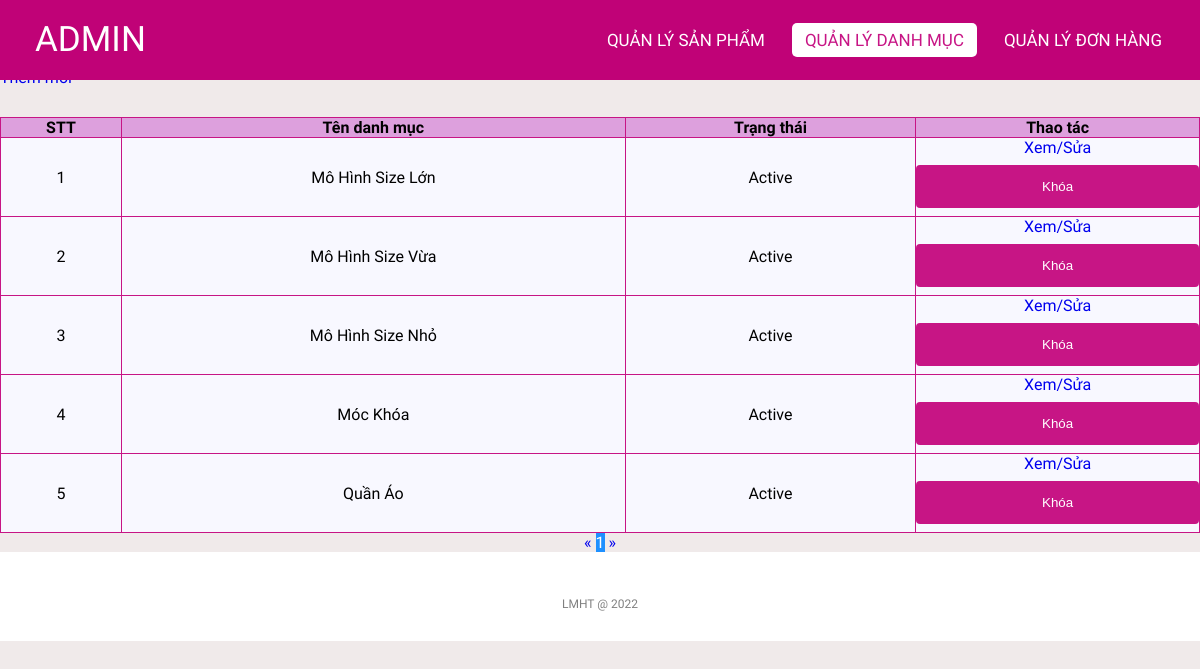
/admin/categoriesList.php?page=1 (signed in), run on the app's committed database.
### tables this page shows
CREATE TABLE `categories` (
  `id` int(11) NOT NULL,
  `name` varchar(255) NOT NULL,
  `status` tinyint(4) NOT NULL DEFAULT 1
);

### lib/database.php (called while the page is built, shortened)
<?php
class Database extends PDO
{
  public $host   = DB_HOST;
  public $user   = DB_USER;
  public $pass   = DB_PASS;
  public $dbname = DB_NAME;
  public $link;
  private function connectDB()
  {
    $this->link = new mysqli(
      $this->host,
      $this->user,
      $this->pass,
      $this->dbname
    );
  }
  public function select($query)
  {
    $result = $this->link->query($query);
    if ($result->num_rows > 0) {
      return $result;
    } else {
      return false;
    }
  }
}

### classes/categories.php (called while the page is built, shortened)
<?php
$filepath = realpath(dirname(__FILE__));
include_once($filepath . '/../lib/database.php');
?>
<?php
class categories
{
    private $db;
    public function __construct()
    {
        $this->db = new Database();
    }
    public function getAllAdmin($page = 1, $total = 8)
    {
        $tmp = ($page - 1) * $total;
        $query = "SELECT * FROM categories limit $tmp,$total";
        $result = $this->db->select($query);
        return $result;
    }
    public function getCountPaging($row = 8)
    {
        $query = "SELECT COUNT(*) FROM categories";
        $mysqli_result = $this->db->select($query);
        if ($mysqli_result) {
            $totalrow = intval((mysqli_fetch_all($mysqli_result, MYSQLI_ASSOC)[0])['COUNT(*)']);
            $result = ceil($totalrow / $row);
            return $result;
        }
        return false;
    }
}
?>

### admin/categoriesList.php (the view, shortened to what this page needs)
<?php
include '../classes/categories.php';
$categories = new categories();
$list = $categories->getAllAdmin((isset($_GET['page']) ? $_GET['page'] : 1));
$pageCount = $categories->getCountPaging();
?>
<!DOCTYPE html>
<html lang="en">
<head>
    <link rel="stylesheet" href="css/style.css">
    <link rel="stylesheet" href="https://cdnjs.cloudflare.com/ajax/libs/font-awesome/5.15.4/css/all.min.css">
</head>
<body>
    <nav>
        <label class="logo">ADMIN</label>
        <ul>
            <li><a href="productlist.php" >Quản lý Sản phẩm</a></li>
            <li><a href="categoriesList.php" class="active">Quản lý danh mục</a></li>
            <li><a href="orderlist.php" id="order">Quản lý Đơn hàng</a></li>
        </ul>
    </nav>
    <div class="title">
        <h1>Danh sách danh mục</h1>
    </div>
    <div class="addNew">
        <a href="add_category.php">Thêm mới</a>
    </div>
    <div class="container">
        <?php $count = 1;
        if ($list) { ?>
            <table class="list">
                <tr>
                    <th>STT</th>
                    <th>Tên danh mục</th>
                    <th>Trạng thái</th>
                    <th>Thao tác</th>
                </tr>
                <?php foreach ($list as $key => $value) { ?>
                    <tr>
                        <td><?= $count++ ?></td>
                        <td><?= $value['name'] ?></td>
                        <td><?= ($value['status']) ? "Active" : "Block" ?></td>
                        <td>
                            <a href="edit_category.php?id=<?= $value['id'] ?>">Xem/Sửa</a>
                            <?php
                            if ($value['status']) { ?>
                                <form action="categoriesList.php" method="post">
                                    <input type="submit" value="Khóa" name="block">
                                </form>
                            <?php } ?>
                        </td>
                    </tr>
                <?php } ?>
            </table>
        <?php } else { ?>
            <h3>Chưa có danh mục nào...</h3>
        <?php } ?>
        <div class="pagination">
            <a href="categoriesList.php?page=<?= (isset($_GET['page'])) ? (($_GET['page'] <= 1) ? 1 : $_GET['page'] - 1) : 1 ?>">&laquo;</a>
            <?php
            for ($i = 1; $i <= $pageCount; $i++) {
                if (isset($_GET['page'])) {
                    if ($i == $_GET['page']) { ?>
                        <a class="active" href="categoriesList.php?page=<?= $i ?>"><?= $i ?></a>
                    <?php } else { ?>
                        <a href="categoriesList.php?page=<?= $i ?>"><?= $i ?></a>
                    <?php  }
                } else { ?>
                    <a href="categoriesList.php?page=<?= $i ?>"><?= $i ?></a>
                <?php  } ?>
            <?php }
            ?>
            <a href="categoriesList.php?page=<?= (isset($_GET['page'])) ? $_GET['page'] + 1 : 2 ?>">&raquo;</a>
        </div>
    </div>
    <footer>
        <p class="copyright">LMHT @ 2022</p>
    </footer>
</body>
</html>

### admin/css/style.css (style rules this page uses)
* { padding: 0; margin: 0; text-decoration: none; list-style: none; box-sizing: border-box; }
body { font-family: Mitr; background: rgb(240, 234, 234); }
nav { top: 0; position: fixed; background: #c00277; height: 80px; width: 100%; }
label.logo { color: white; font-size: 35px; line-height: 80px; padding: 0 35px; }
nav ul { float: right; margin-right: 20px; }
nav ul li { display: inline-block; line-height: 80px; margin: 0 5px; }
nav ul li a { color: white; font-size: 17px; padding: 7px 13px; border-radius: 3px; text-transform: uppercase; border-radius: 5px; transition: 0.5s; }
.active, a:hover { background-color: white; color: mediumvioletred; }
.container { margin-top: 30px; height: auto; }
.addNew { margin-top: 30px; }
.title { background-color: white; }
footer { padding: 30px 0; background-color:white; }
footer .copyright { margin-top: 15px; text-align: center; font-size: 12px; color: gray; }
.list { width: 100%; background-color: ghostwhite; padding: 10px; border-collapse: collapse; }
th { background-color: plum; border: 1px solid mediumvioletred; }
td { border: 1px solid mediumvioletred; text-align: center; }
input[type=submit] { width: 100%; background-color: mediumvioletred; color: white; padding: 14px 20px; margin: 8px 0; border: none; border-radius: 4px; cursor: pointer; }
.pagination { text-align: center; }
.pagination a.active { background-color: dodgerblue; color: white; }

### data on the page
categories: name "Mô Hình Size Lớn", status "Active"
categories: name "Mô Hình Size Vừa", status "Active"
categories: name "Mô Hình Size Nhỏ", status "Active"
categories: name "Móc Khóa", status "Active"
categories: name "Quần Áo", status "Active"
